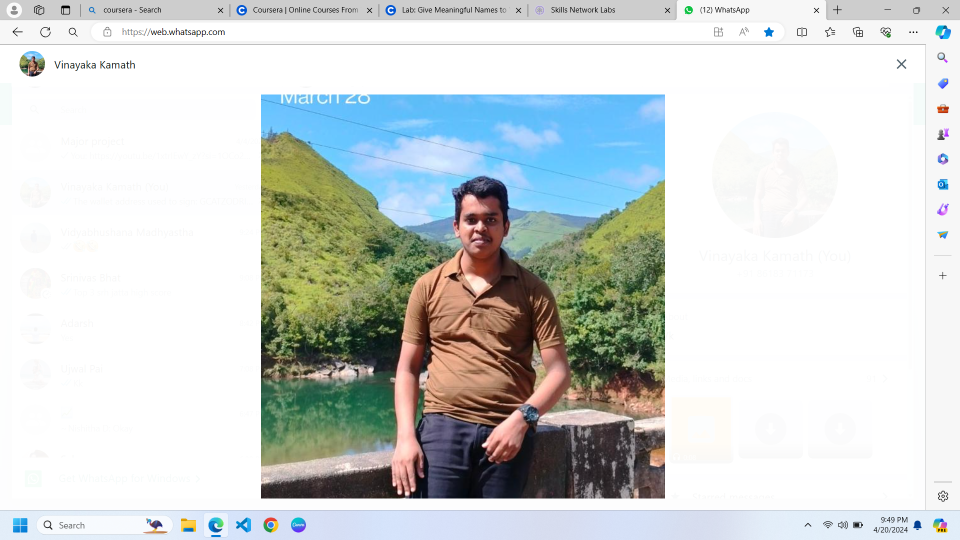
#> input picture Resume_maker_notebook/profileImages/Vinayaka.png, 1920 x 1080 px, given in place of the camera (shown at 1/2 size)
$ python Cameraimage.py
#> lines starting #> are read from the running program, lines starting #| are printed output that depends on the picture
import cv2
import numpy as np
import os
from matplotlib import pyplot as plt

def capture_image_from_camera():
    # Initialize the camera
    cap = cv2.VideoCapture(0)
    if not cap.isOpened():
        print("Error: Could not open camera.")
        return None

    # Capture a single frame
    ret, frame = cap.read()
#> frame is the input picture: shape (1080, 1920, 3); mean B, G, R 210.2, 211.7, 206.3

    # Release the camera
    cap.release()

    if not ret:
        print("Error: Could not capture image.")
        return None

    return frame

def crop_face(image):
    # Load the pre-trained Haar Cascade classifier for face detection
    face_cascade = cv2.CascadeClassifier(cv2.data.haarcascades + 'haarcascade_frontalface_default.xml')

    # Convert the image to grayscale
    gray = cv2.cvtColor(image, cv2.COLOR_BGR2GRAY)
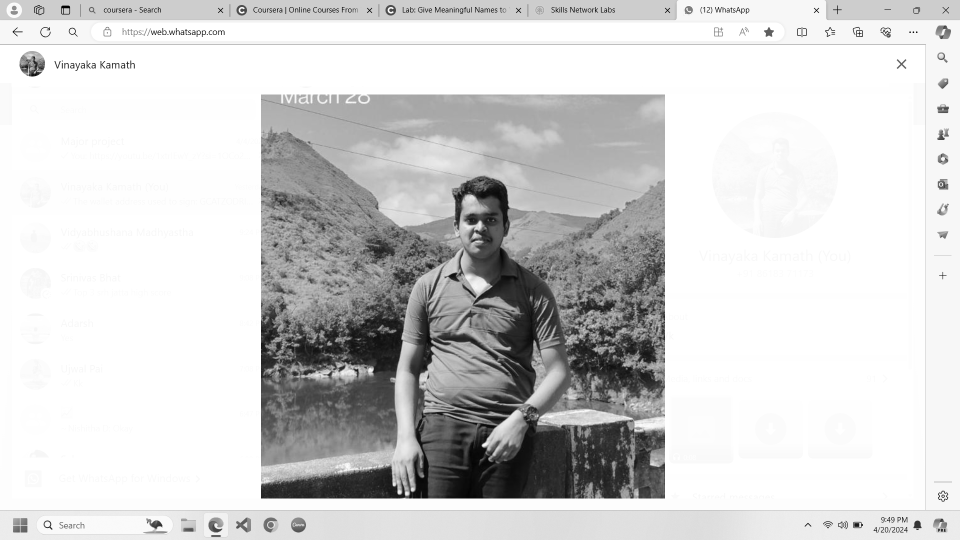
#> gray: shape (1080, 1920) (shown at 1/2 size); min 0, max 255, mean 209.9

    # Detect faces in the image
    faces = face_cascade.detectMultiScale(gray, scaleFactor=1.1, minNeighbors=5, minSize=(30, 30))
#> faces = [[909, 397, 109, 109]]

    if len(faces) == 0:
        print("No face detected.")
        return None

    # Assume the first detected face is the one we want to crop
    (x, y, w, h) = faces[0]
#> x = 909; y = 397; w = 109; h = 109

    # Crop the face region from the image
    cropped_face = image[y:y+h, x:x+w]
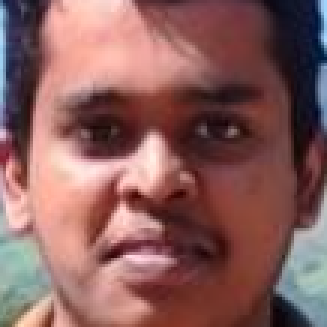
#> cropped_face: shape (109, 109, 3) (shown 3 times larger); mean B, G, R 93, 94.8, 137.1

    return cropped_face

def create_passport_photo(face_image):
    if face_image is None:
        print("Error: No face image provided.")
        return None

    # Resize the cropped face to the standard passport photo size (e.g., 2x2 inches at 300 dpi)
    passport_photo_size = (600, 600)  # 2x2 inches at 300 dpi
    resized_face = cv2.resize(face_image, passport_photo_size)

    # Create a white background image
    background = np.ones((600, 600, 3), dtype=np.uint8) * 255

    # Calculate the position to center the resized face on the background
    x_offset = (background.shape[1] - resized_face.shape[1]) // 2
#> x_offset = 0
    y_offset = (background.shape[0] - resized_face.shape[0]) // 2
#> y_offset = 0

    # Place the resized face on the white background
    background[y_offset:y_offset+resized_face.shape[0], x_offset:x_offset+resized_face.shape[1]] = resized_face

    return background

def display_images(original_image, processed_image):
    if original_image is not None:
        plt.figure(figsize=(10, 5))
        plt.subplot(1, 2, 1)
        plt.title("Original Image")
        plt.imshow(cv2.cvtColor(original_image, cv2.COLOR_BGR2RGB))

    if processed_image is not None:
        plt.subplot(1, 2, 2)
        plt.title("Processed Image")
        plt.imshow(cv2.cvtColor(processed_image, cv2.COLOR_BGR2RGB))

    plt.show()
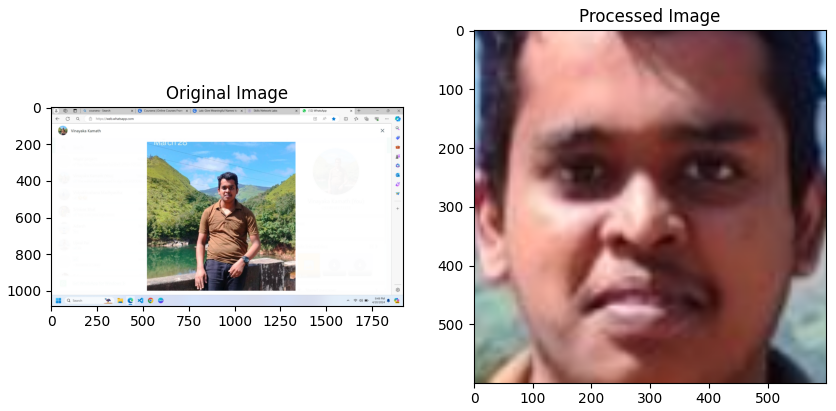
#> figure drawn by matplotlib, 2 panels

def save_image(image, folder_path, file_name):
    if image is not None:
        if not os.path.exists(folder_path):
            os.makedirs(folder_path)
        file_path = os.path.join(folder_path, file_name)
        cv2.imwrite(file_path, image)
        print(f"Image saved at {file_path}")
    else:
        print("Error: No image to save.")

# Main script
if __name__ == "__main__":
    original_image = capture_image_from_camera()
    cropped_face = crop_face(original_image)
    processed_image = create_passport_photo(cropped_face)
    display_images(original_image, processed_image)

    # Save the processed image
    save_folder = 'Resume_maker_notebook/save_folder'
    save_file_name = 'passport_photo.png'
    save_image(processed_image, save_folder, save_file_name)
